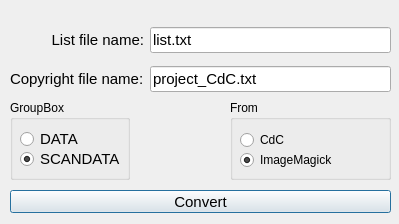
<?xml version="1.0" encoding="UTF-8"?>
<ui version="4.0">
 <class>menu</class>
 <widget class="QDialog" name="menu">
  <property name="geometry">
   <rect>
    <x>0</x>
    <y>0</y>
    <width>399</width>
    <height>224</height>
   </rect>
  </property>
  <property name="windowTitle">
   <string>UpdateFitsHdr</string>
  </property>
  <widget class="QWidget" name="gridLayoutWidget">
   <property name="geometry">
    <rect>
     <x>10</x>
     <y>20</y>
     <width>381</width>
     <height>80</height>
    </rect>
   </property>
   <layout class="QGridLayout" name="gridLayout">
    <item row="0" column="1">
     <widget class="QLineEdit" name="list">
      <property name="font">
       <font>
        <pointsize>11</pointsize>
       </font>
      </property>
      <property name="text">
       <string>list.txt</string>
      </property>
     </widget>
    </item>
    <item row="0" column="0">
     <widget class="QLabel" name="label">
      <property name="font">
       <font>
        <pointsize>11</pointsize>
       </font>
      </property>
      <property name="text">
       <string>List file name:</string>
      </property>
      <property name="alignment">
       <set>Qt::AlignRight|Qt::AlignTrailing|Qt::AlignVCenter</set>
      </property>
     </widget>
    </item>
    <item row="1" column="0">
     <widget class="QLabel" name="label_2">
      <property name="font">
       <font>
        <pointsize>11</pointsize>
       </font>
      </property>
      <property name="text">
       <string>Copyright file name:</string>
      </property>
     </widget>
    </item>
    <item row="1" column="1">
     <widget class="QLineEdit" name="copyright">
      <property name="font">
       <font>
        <pointsize>11</pointsize>
       </font>
      </property>
      <property name="text">
       <string>project_CdC.txt</string>
      </property>
     </widget>
    </item>
   </layout>
  </widget>
  <widget class="QPushButton" name="convert">
   <property name="geometry">
    <rect>
     <x>10</x>
     <y>190</y>
     <width>381</width>
     <height>23</height>
    </rect>
   </property>
   <property name="font">
    <font>
     <pointsize>11</pointsize>
    </font>
   </property>
   <property name="text">
    <string>Convert</string>
   </property>
  </widget>
  <widget class="QGroupBox" name="groupBox">
   <property name="geometry">
    <rect>
     <x>10</x>
     <y>100</y>
     <width>120</width>
     <height>80</height>
    </rect>
   </property>
   <property name="title">
    <string>GroupBox</string>
   </property>
   <widget class="QRadioButton" name="data">
    <property name="geometry">
     <rect>
      <x>10</x>
      <y>30</y>
      <width>82</width>
      <height>18</height>
     </rect>
    </property>
    <property name="font">
     <font>
      <pointsize>11</pointsize>
     </font>
    </property>
    <property name="text">
     <string>DATA</string>
    </property>
   </widget>
   <widget class="QRadioButton" name="scandata">
    <property name="geometry">
     <rect>
      <x>10</x>
      <y>50</y>
      <width>177</width>
      <height>18</height>
     </rect>
    </property>
    <property name="font">
     <font>
      <pointsize>11</pointsize>
     </font>
    </property>
    <property name="text">
     <string>SCANDATA</string>
    </property>
    <property name="checked">
     <bool>true</bool>
    </property>
   </widget>
  </widget>
  <widget class="QGroupBox" name="groupBox_2">
   <property name="geometry">
    <rect>
     <x>230</x>
     <y>100</y>
     <width>161</width>
     <height>80</height>
    </rect>
   </property>
   <property name="title">
    <string>From</string>
   </property>
   <widget class="QRadioButton" name="CdC">
    <property name="geometry">
     <rect>
      <x>10</x>
      <y>30</y>
      <width>102</width>
      <height>20</height>
     </rect>
    </property>
    <property name="text">
     <string>CdC</string>
    </property>
   </widget>
   <widget class="QRadioButton" name="ImageMagick">
    <property name="geometry">
     <rect>
      <x>10</x>
      <y>50</y>
      <width>111</width>
      <height>20</height>
     </rect>
    </property>
    <property name="text">
     <string>ImageMagick</string>
    </property>
    <property name="checked">
     <bool>true</bool>
    </property>
   </widget>
  </widget>
 </widget>
 <resources/>
 <connections/>
</ui>
